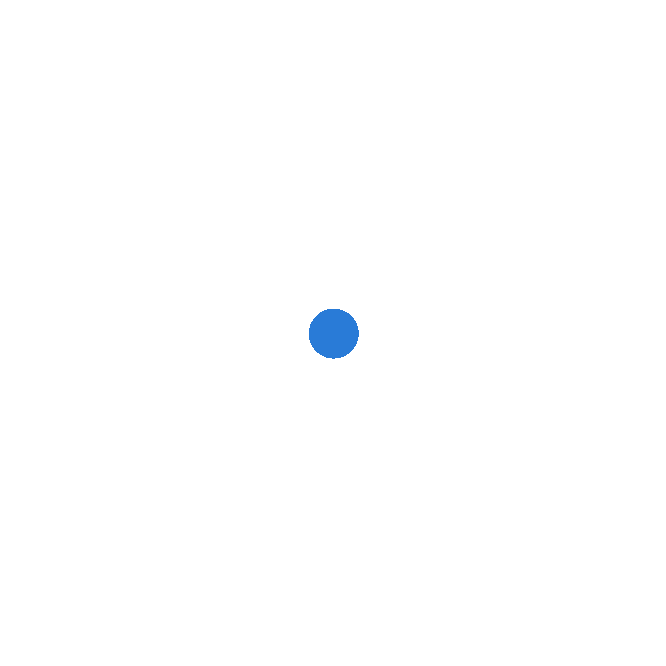
Frame 1 (no input)
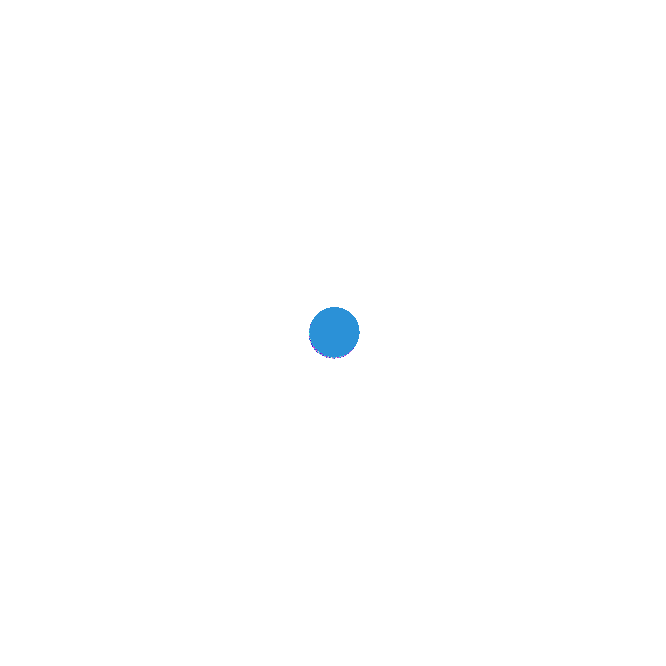
Frame 60 (the mouse pressed at the canvas centre just before this capture)
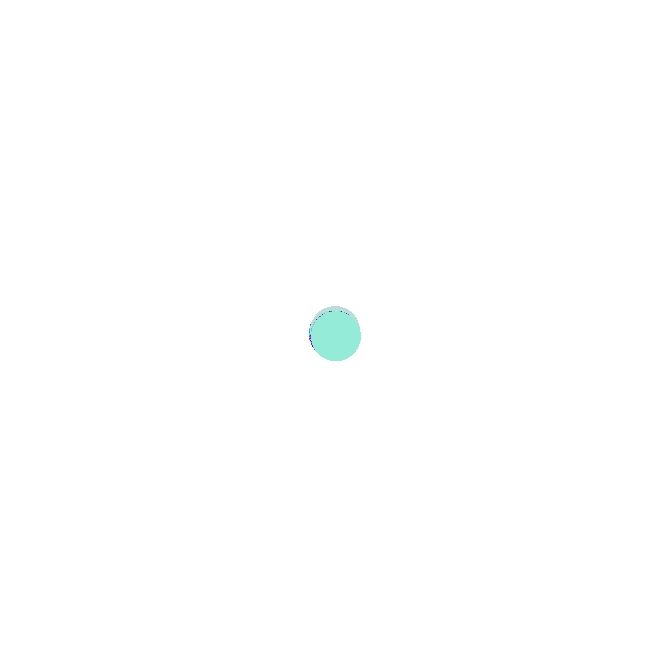
Frame 120 (the mouse held since frame 60 and released just before this capture)

The Processing sketch that drew these frames (run headless with seeded random() and noise(); from frame 60 on, the mouse is pressed at the canvas centre):

// Processing sketch: Circle_240903a
// ── Circle_240903a.pde
void setup() {
  size(666, 666);
  noSmooth();
  frameRate(5000);
  background(255);
  randomSeed(5764753L);
}

void draw() {
 
 int movement;
 movement = (int)constrain(frameRate, 833, 816);
  
 translate(width/2, height/2);
 fill(random(250), random(250), 215);
 noStroke();
 rotate(movement);
 circle(sin(50), frameCount*.03, 50);
}
